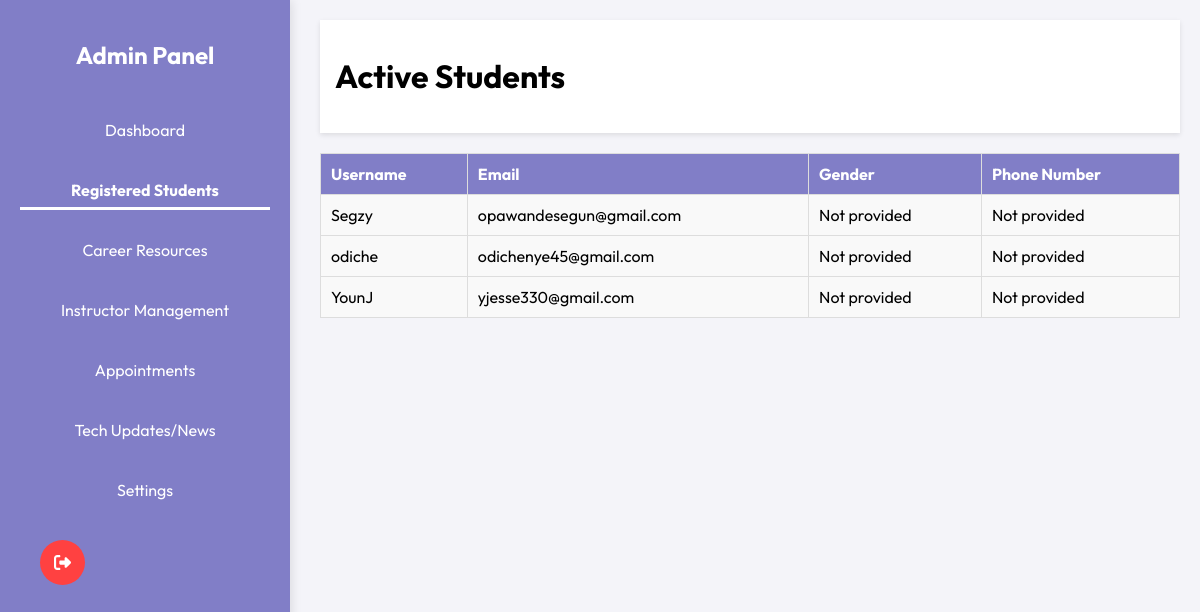
Screenshot of /Dashboard/AdminPages/users.php (signed in) with the database file from the repository.
### tables this page shows
CREATE TABLE `student` (
  `student_id` int(11) NOT NULL,
  `name` varchar(100) DEFAULT NULL,
  `age` int(11) DEFAULT NULL,
  `gender` varchar(10) DEFAULT NULL,
  `university_email` varchar(100) DEFAULT NULL,
  `email` varchar(100) DEFAULT NULL,
  `phone` varchar(15) DEFAULT NULL,
  `password` varchar(255) NOT NULL,
  `role` varchar(11) NOT NULL
);

### Dashboard/AdminPages/users.php (the view, shortened to what this page needs)
<?php
include '../../LoginPage/conn.php';
$sql = "SELECT name, university_email, gender, phone FROM student WHERE role = 'student'";
$result = $conn->query($sql);
?>
<!DOCTYPE html>
<html lang="en">
<head>
    <link rel="stylesheet" href="../../css/adminstyle.css">
</head>
<body>
    <?php include'sidebar.php'?>
    <div class="main-content">
        <header>
            <h1>Active Students</h1>
        </header>
        <table>
            <thead>
                <tr>
                    <th>Username</th>
                    <th>Email</th>
                    <th>Gender</th>
                    <th>Phone Number</th>
                </tr>
            </thead>
            <tbody>
                <?php if ($result->num_rows > 0): ?>
                    <?php while ($row = $result->fetch_assoc()): ?>
                        <tr>
                            <td><?php echo !empty($row['name']) ? $row['name'] : 'Not provided'; ?></td>
                            <td><?php echo !empty($row['university_email']) ? $row['university_email'] : 'Not provided'; ?></td>
                            <td><?php echo !empty($row['gender']) ? $row['gender'] : 'Not provided'; ?></td>
                            <td><?php echo !empty($row['phone']) ? $row['phone'] : 'Not provided'; ?></td>
                        </tr>
                    <?php endwhile; ?>
                <?php else: ?>
                    <tr>
                        <td colspan="4">No active students found.</td>
                    </tr>
                <?php endif; ?>
            </tbody>
         </table>
    </div>
</body>
</html>

### css/adminstyle.css (style rules this page uses)
body { font-family: "Outfit", serif; margin: 0; display: flex; background: #f4f4f9; }
header { background: white; padding: 15px; box-shadow: 0px 2px 5px rgba(0, 0, 0, 0.1); margin-bottom: 20px; }
table { width: 100%; border-collapse: collapse; margin-top: 20px; }
th, td { border: 1px solid #ddd; padding: 10px; text-align: left; }
th { background-color: #817ec7; color: white; }
td { background-color: #f9f9f9; }

### Dashboard/AdminPages/sidebar.php (style rules this page uses)
.main-content { width: 100%; margin-left: 300px; padding: 20px; }

### rows the page displays
student: name "Segzy", university_email "opawandesegun@gmail.com", shows "Not provided"
student: name "odiche", university_email "odichenye45@gmail.com", shows "Not provided"
student: name "YounJ", university_email "yjesse330@gmail.com", shows "Not provided"
